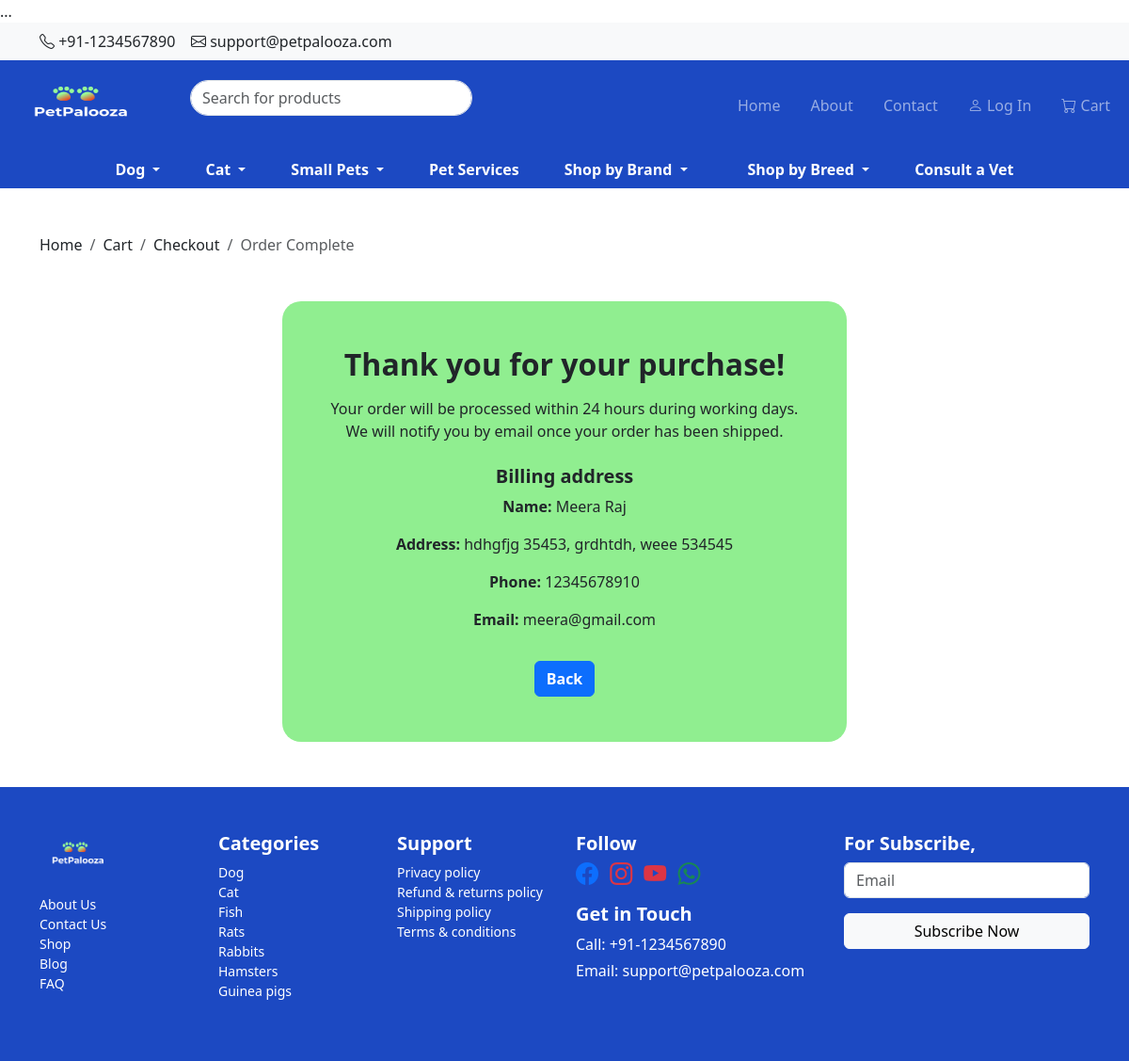
The page /cart/order-complete/1/ on the database its author committed.
### home/models.py (models this page shows, shortened)
class SiteSettings(models.Model):
    phone_number = models.CharField(max_length=20)
    email = models.EmailField()
    logo = models.ImageField(upload_to='logos/')

### shop/models.py (models this page shows, shortened)
class MainType(models.Model):
    name = models.CharField(max_length=100, unique=True)
    slug = models.SlugField(unique=True, blank=True)
    image = models.ImageField(upload_to="main-types/", blank=True, null=True)

### cart/models.py (models this page shows, shortened)
class Order(models.Model):
    first_name = models.CharField(max_length=50)
    last_name = models.CharField(max_length=50)
    email = models.EmailField()
    phone = models.CharField(max_length=15)
    address = models.TextField()
    city = models.CharField(max_length=50)
    state = models.CharField(max_length=50)
    pincode = models.CharField(max_length=10)
    created_at = models.DateTimeField(auto_now_add=True)

### cart/views.py (the view)
# urls.py: path("order-complete/<int:order_id>/", views.order_complete, name="order_complete"),
def order_complete(request, order_id):
    order = Order.objects.get(id=order_id)
    return render(request, "cart/order_complete.html", {"order": order})

### home/context_processors.py (called while the page is built)
def site_settings(request):
    try:
        settings = SiteSettings.objects.first()
    except SiteSettings.DoesNotExist:
        settings = None
    return {
        'site_settings': settings
    }

### shop/context_processors.py (called while the page is built)
def main_types_context(request):
    main_types = MainType.objects.prefetch_related('categories__subcategories')
    return {'main_types': main_types}

### cart/templates/cart/order_complete.html
{% extends "base.html" %}
{% block content %}
    <div class="container my-5">
    <nav aria-label="breadcrumb">
        <ol class="breadcrumb">
            <li class="breadcrumb-item">
                <a class="text-decoration-none text-dark" href="{% url 'home' %}">Home</a>
            </li>
            <li class="breadcrumb-item">
                <a class="text-decoration-none text-dark" href="{% url 'cart:cart_detail' %}">Cart</a>
            </li>
            <li class="breadcrumb-item">
                <a class="text-decoration-none text-dark" href="{% url 'cart:checkout' %}">Checkout</a>
            </li>
            <li class="breadcrumb-item active" aria-current="page">
                Order Complete
            </li>
        </ol>
    </nav>
    </div>
<div class="container my-5 d-flex justify-content-center">
    <div class="p-5 text-center" style="background-color: #90ee90; border-radius: 20px; max-width: 600px;">
        <h2 class="fw-bold mb-3">Thank you for your purchase!</h2>
        <p>Your order will be processed within 24 hours during working days.
        We will notify you by email once your order has been shipped.</p>
        <h5 class="mt-4 fw-bold">Billing address</h5>
        <p><strong>Name:</strong> {{ order.first_name }} {{ order.last_name }}</p>
        <p><strong>Address:</strong> {{ order.address }}, {{ order.city }}, {{ order.state }} {{ order.pincode }}</p>
        <p><strong>Phone:</strong> {{ order.phone }}</p>
        <p><strong>Email:</strong> {{ order.email }}</p>
        <a href="{% url 'cart:cart_detail' %}" class="btn btn-primary fw-bold mt-3">Back</a>
    </div>
</div>
{% endblock %}

### templates/partials/header.html (shortened to what this page needs)
<div class="bg-light py-2">
    <div class="container d-flex justify-content-between align-items-center">
        <div>
            <i class="bi bi-telephone"></i> {{ site_settings.phone_number }}
            <i class="bi bi-envelope"></i> {{ site_settings.email }}
        </div>
    </div>
</div>
<nav class="navbar navbar-expand-lg navbar-dark" style="background-color: #1C49C2;">
    <div class="container-fluid d-flex justify-content-between align-items-center">
        <div class="d-flex align-items-center gap-4">
            <a class="navbar-brand d-flex align-items-center" href="{% url 'home' %}">
                {% if site_settings.logo %}
                <img src="{{ site_settings.logo.url }}" alt="Logo" style="height: 70px; width: 150px;">
                {% endif %}
            </a>
            <form class="d-none d-md-block" method="get" action="{% url 'search' %}">
                <input class="form-control rounded-pill" type="search" placeholder="Search for products" name="q"
                    style="width: 300px;">
            </form>
        </div>
        <div class="d-flex align-items-center">
            <div class="collapse navbar-collapse" id="mainNavbar">
                <ul class="navbar-nav ms-auto mb-2 mb-lg-0 d-flex flex-row gap-3 align-items-center">
                    <li class="nav-item">
                        <a class="nav-link {% if request.path == '/' %}text-warning fw-bold{% endif %}"
                            href="{% url 'home' %}">Home</a>
                    </li>
                    <li class="nav-item">
                        <a class="nav-link {% if request.path == '/about/' %}text-warning fw-bold{% endif %}"
                            href="{% url 'about' %}">About</a>
                    </li>
                    <li class="nav-item">
                        <a class="nav-link {% if request.path == '/contact/' %}text-warning fw-bold{% endif %}"
                            href="{% url 'contact' %}">Contact</a>
                    </li>
                    <li class="nav-item">
                        <a class="nav-link {% if request.path == '/login/' %}text-warning fw-bold{% endif %}"
                            href="{% url 'login' %}">
                            <i class="bi bi-person"></i> Log In
                        </a>
                    </li>
                    <li class="nav-item position-relative">
                        <a class="nav-link" href="{% url 'cart:cart_detail' %}">
                            <i class="bi bi-cart"></i> Cart
                        </a>
                    </li>
                </ul>
            </div>
        </div>
    </div>
</nav>
<div class="py-2" style="background-color: #1C49C2;">
    <div class="container d-flex justify-content-center align-items-center gap-5 text-white fw-bold flex-wrap">
        {% for main_type in main_types %}
        {% if main_type.slug == "pet-services" %}
        <div>
            <a class="text-decoration-none {% if request.resolver_match.url_name == 'pet_services' %}text-warning{% else %}text-white{% endif %}"
               href="{% url 'shop:pet_services' %}">
                {{ main_type.name }}
            </a>
        </div>
        {% elif main_type.categories.exists %}
        <div class="dropdown d-flex align-items-center">
            <a class="text-decoration-none me-1 {% if request.resolver_match.kwargs.main_type_slug == main_type.slug %}text-warning{% else %}text-white{% endif %}"
               href="{% url 'shop:main_type_products' main_type.slug %}">
                {{ main_type.name }}
            </a>
            <a class="dropdown-toggle text-white text-decoration-none"
               id="dropdownMenu{{ main_type.id }}"
               role="button"
               data-bs-toggle="dropdown"
               aria-expanded="false">
            </a>
        </div>
        {% endif %}
        {% endfor %}
        <div class="dropdown d-inline-block me-3">
            <a class="dropdown-toggle text-white text-decoration-none" href="#" role="button" data-bs-toggle="dropdown"
                aria-expanded="false">
                Shop by Brand
            </a>
        </div>
        <div class="dropdown d-inline-block">
            <a class="dropdown-toggle text-white text-decoration-none" href="#" role="button" data-bs-toggle="dropdown"
                aria-expanded="false">
                Shop by Breed
            </a>
        </div>
        <div>
            <a class="text-decoration-none {% if request.resolver_match.url_name == 'consult_a_vet' %}text-warning{% else %}text-white{% endif %}"
               href="{% url 'consult_a_vet' %}">
                Consult a Vet
            </a>
        </div>
    </div>
</div>

### templates/partials/footer.html (shortened to what this page needs)
<footer class="text-white pt-5 pb-4"  style="background-color: #1C49C2;">
    <div class="container">
        <div class="row">
            <div class="col-md-2 mb-4">
                <a href="{% url 'home' %}" class="d-flex align-items-center mb-3 text-white text-decoration-none">
                    {% if site_settings.logo %}
                        <img src="{{ site_settings.logo.url }}" alt="Logo" style="height: 50px; width: auto;">
                    {% else %}
                        <h4 class="fw-bold">PetPalooza</h4>
                    {% endif %}
                </a>
                <ul class="list-unstyled small">
                    <li><a href="{% url 'about' %}" class="text-white text-decoration-none">About Us</a></li>
                    <li><a href="{% url 'contact' %}" class="text-white text-decoration-none">Contact Us</a></li>
                    <li><a href="#" class="text-white text-decoration-none">Shop</a></li>
                    <li><a href="#" class="text-white text-decoration-none">Blog</a></li>
                    <li><a href="#" class="text-white text-decoration-none">FAQ</a></li>
                </ul>
            </div>
            <div class="col-md-2 mb-4">
                <h5 class="fw-bold">Categories</h5>
                <ul class="list-unstyled small">
                    <li>Dog</li>
                    <li>Cat</li>
                    <li>Fish</li>
                    <li>Rats</li>
                    <li>Rabbits</li>
                    <li>Hamsters</li>
                    <li>Guinea pigs</li>
                </ul>
            </div>
            <div class="col-md-2 mb-4">
                <h5 class="fw-bold">Support</h5>
                <ul class="list-unstyled small">
                    <li>Privacy policy</li>
                    <li>Refund & returns policy</li>
                    <li>Shipping policy</li>
                    <li>Terms & conditions</li>
                </ul>
            </div>
            <div class="col-md-3 mb-4">
                <h5 class="fw-bold">Follow</h5>
                <div class="mb-3">
                    <a href="#" class="text-primary me-2 fs-4"><i class="bi bi-facebook"></i></a>
                    <a href="#" class="text-danger me-2 fs-4"><i class="bi bi-instagram"></i></a>
                    <a href="#" class="text-danger me-2 fs-4"><i class="bi bi-youtube"></i></a>
                    <a href="#" class="text-success fs-4"><i class="bi bi-whatsapp"></i></a>
                </div>
                <h5 class="fw-bold">Get in Touch</h5>
                <p class="mb-1">Call: {{ site_settings.phone_number }}</p>
                <p>Email: {{ site_settings.email }}</p>
            </div>
            <div class="col-md-3 mb-4">
                <h5 class="fw-bold">For Subscribe,</h5>
                <form method="post" action="#">
                    <input type="email" name="email" placeholder="Email" class="form-control mb-3" required>
                    <button type="submit" class="btn btn-light w-100">Subscribe Now</button>
                </form>
            </div>
        </div>
    </div>
</footer>

### rows shown on the page
SiteSettings: phone_number "+91-1234567890", email "support@petpalooza.com", logo (picture)
MainType: name "Dog"
MainType: name "Cat"
MainType: name "Small Pets"
MainType: name "Pet Services"
Order: first_name "Meera", last_name "Raj", address "hdhgfjg 35453", city "grdhtdh", state "weee", pincode "534545", phone "12345678910", email "meera@gmail.com"
